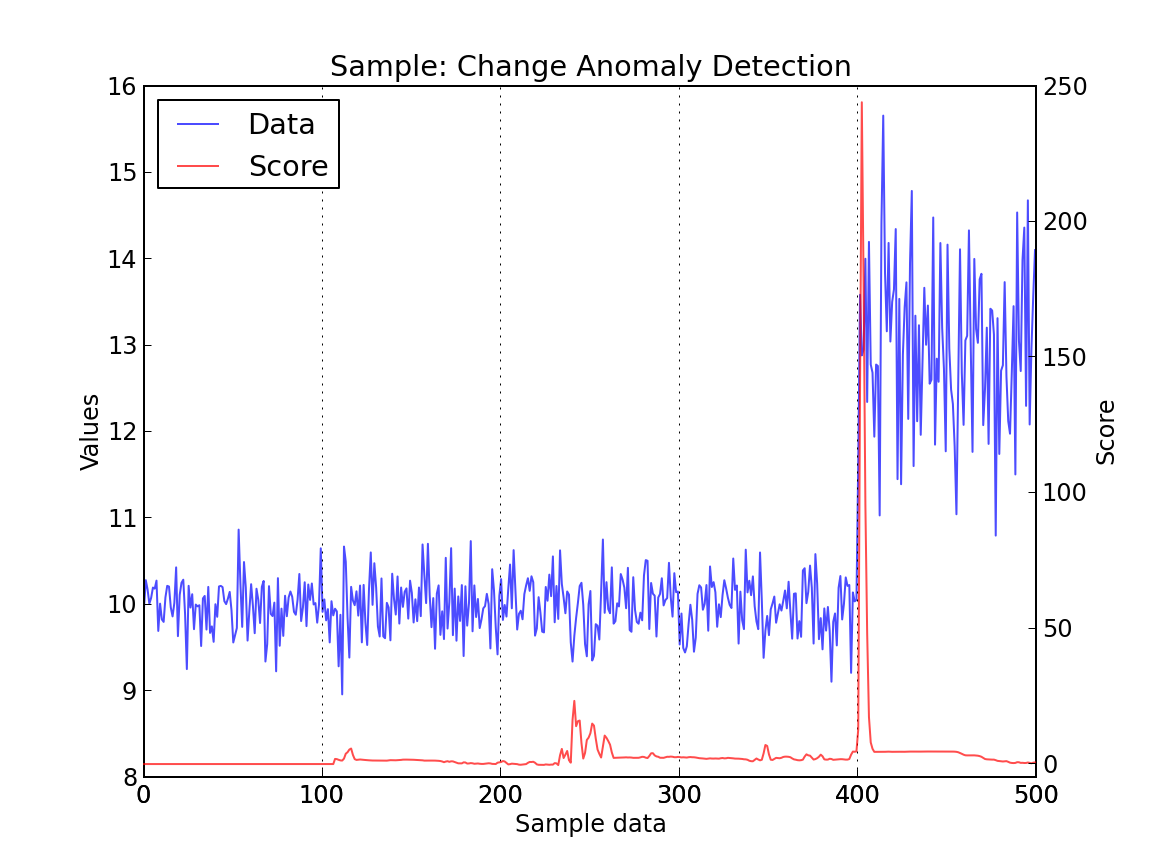

This figure's Python source:
from changefinder import change_finder
from numpy.random import rand, multivariate_normal
import numpy as np
import matplotlib.pyplot as plt


## generating sample data
data_a = multivariate_normal([10.0], np.eye(1) * 0.1, 400)
data_b = multivariate_normal(rand(1) * 100, np.eye(1), 100)
X = np.r_[data_a, data_b][:, 0]

## scoring
c_cf = change_finder(term=50, window=5, order=(1, 1, 0))
result = c_cf.main(X)

## plot
fig = plt.figure()
axL = fig.add_subplot(111)
line1, = axL.plot(X, "b-", alpha=.7)
plt.ylabel("Values")

ax = plt.gca()
ax.yaxis.grid(False)
ax.xaxis.grid(True)
for tick in ax.yaxis.get_major_ticks():
    tick.tick2On = False
    tick.label2On = False
for tick in ax.xaxis.get_major_ticks():
    tick.tick2On = False
    tick.label2On = False

axR = fig.add_subplot(111, sharex=axL, frameon=False)
line2, = axR.plot(result, "r-", alpha=.7)
axR.yaxis.tick_right()
axR.yaxis.set_label_position("right")
plt.ylabel("Score")
plt.ylim(ymin=-5.0)
plt.xlabel("Sample data")

ax = plt.gca()
ax.yaxis.grid(False)
ax.xaxis.grid(False)
for tick in ax.yaxis.get_major_ticks():
    tick.tick2On = True
    tick.label2On = True
for tick in ax.xaxis.get_major_ticks():
    tick.tick2On = False
    tick.label2On = False

plt.title("Sample: Change Anomaly Detection")
plt.legend([line1, line2], ["Data", "Score"], loc=2)
plt.savefig("sample.png", dpi=144)
